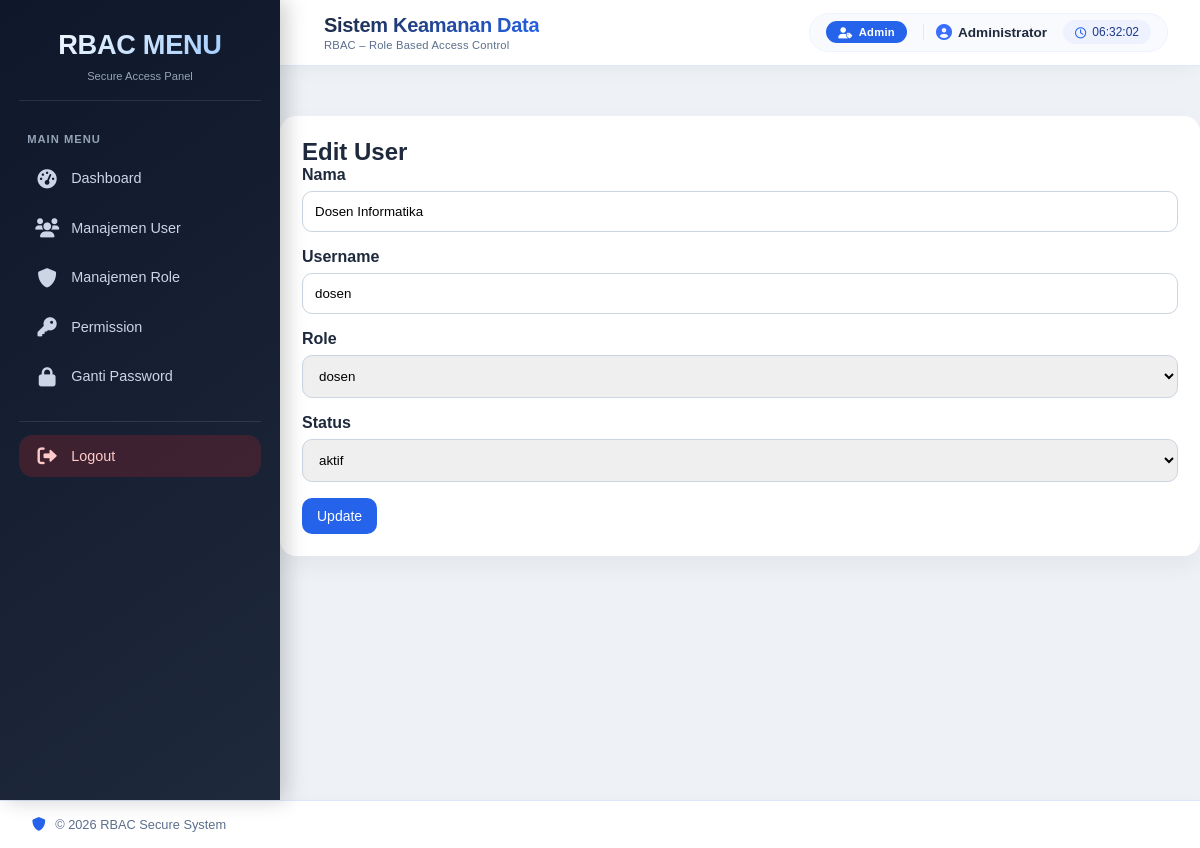
The page /admin/edit_user.php?id=2 (signed in) on the database its author committed.
### tables this page shows
CREATE TABLE `users` (
  `id` int(11) NOT NULL,
  `nama_lengkap` varchar(100) NOT NULL,
  `username` varchar(50) NOT NULL,
  `password` varchar(255) NOT NULL,
  `role_id` int(11) NOT NULL,
  `status` enum('aktif','nonaktif') DEFAULT 'aktif',
  `last_login` datetime DEFAULT NULL,
  `created_at` timestamp NOT NULL DEFAULT current_timestamp()
);

CREATE TABLE `roles` (
  `id` int(11) NOT NULL,
  `nama_role` varchar(50) NOT NULL,
  `created_at` timestamp NOT NULL DEFAULT current_timestamp()
);

### admin/edit_user.php (the view, shortened to what this page needs)
<?php
include '../includes/header.php';
include '../includes/sidebar.php';
include '../includes/navbar.php';
$id=$_GET['id'];
$q=mysqli_query($conn,"SELECT * FROM users WHERE id='$id'");
$d=mysqli_fetch_assoc($q);
$role=mysqli_query($conn,"SELECT * FROM roles");
?>
<div class="card">
<h2>Edit User</h2>
<form method="POST">
<div class="form-group">
<label>Nama</label>
<input type="text" name="nama" class="form-control" value="<?= $d['nama_lengkap']; ?>">
</div>
<div class="form-group">
<label>Username</label>
<input type="text" name="username" class="form-control" value="<?= $d['username']; ?>">
</div>
<div class="form-group">
<label>Role</label>
<select name="role_id" class="form-control">
<?php while($r=mysqli_fetch_assoc($role)): ?>
<option value="<?= $r['id']; ?>" <?= $d['role_id']==$r['id']?'selected':''; ?>>
<?= $r['nama_role']; ?>
</option>
<?php endwhile; ?>
</select>
</div>
<div class="form-group">
<label>Status</label>
<select name="status" class="form-control">
<option value="aktif">aktif</option>
</select>
</div>
<button type="submit" name="update" class="btn btn-primary">Update</button>
</form>
</div>
<?php include '../includes/footer.php'; ?>

### assets/css/style.css (style rules this page uses)
* { margin:0; padding:0; box-sizing:border-box; font-family:Arial, Helvetica, sans-serif; }
body { background:#f1f5f9; color:#1e293b; }
.card { background:#fff; padding:22px; border-radius:16px; box-shadow:0 8px 18px rgba(0,0,0,.05); margin-bottom:20px; }
.btn { display:inline-block; padding:10px 15px; border:none; border-radius:10px; cursor:pointer; text-decoration:none; font-size:14px; transition:.25s; }
.btn-primary { background:#2563eb; color:#fff; }
.form-group { margin-bottom:16px; }
.form-group label { display:block; margin-bottom:7px; font-weight:600; }
.form-control { width:100%; padding:12px; border:1px solid #cbd5e1; border-radius:10px; outline:none; }

### includes/header.php (style rules this page uses)
:root { --primary:#2563eb; --dark:#111827; --light:#f8fafc; --text:#1e293b; }
* { box-sizing:border-box; }
body { margin:0; padding:0; font-family:Arial, Helvetica, sans-serif; background:#eef2f7; color:var(--text); }
.card { background:#fff; border-radius:16px; padding:22px; box-shadow:0 10px 25px rgba(0,0,0,.05); margin-bottom:20px; }

### rows shown on the page
users: nama "Dosen Informatika", username "dosen", role_id "dosen"

### other values the page prints
$_SESSION['role'] "Admin"
$_SESSION['nama'] "Administrator"
